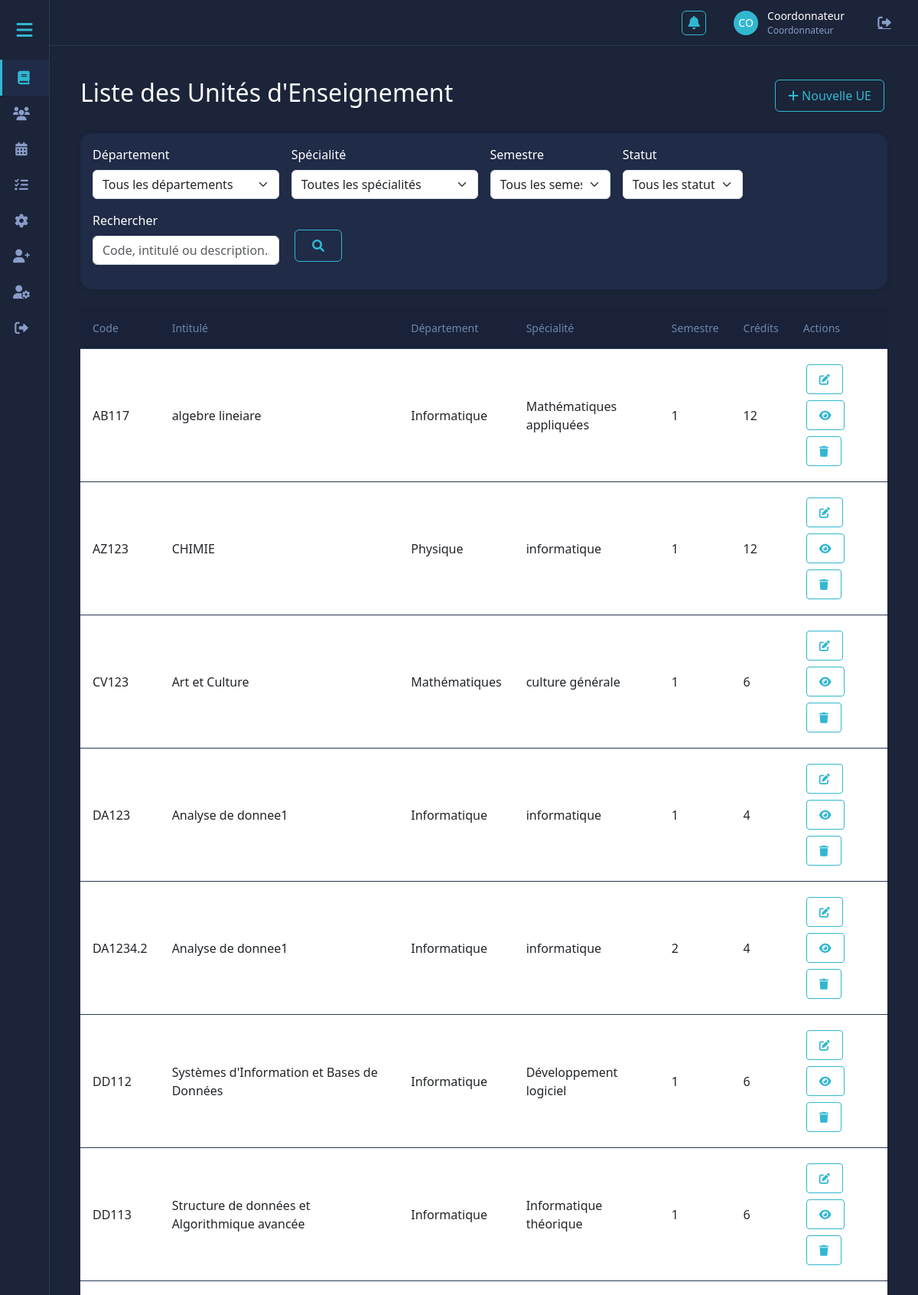
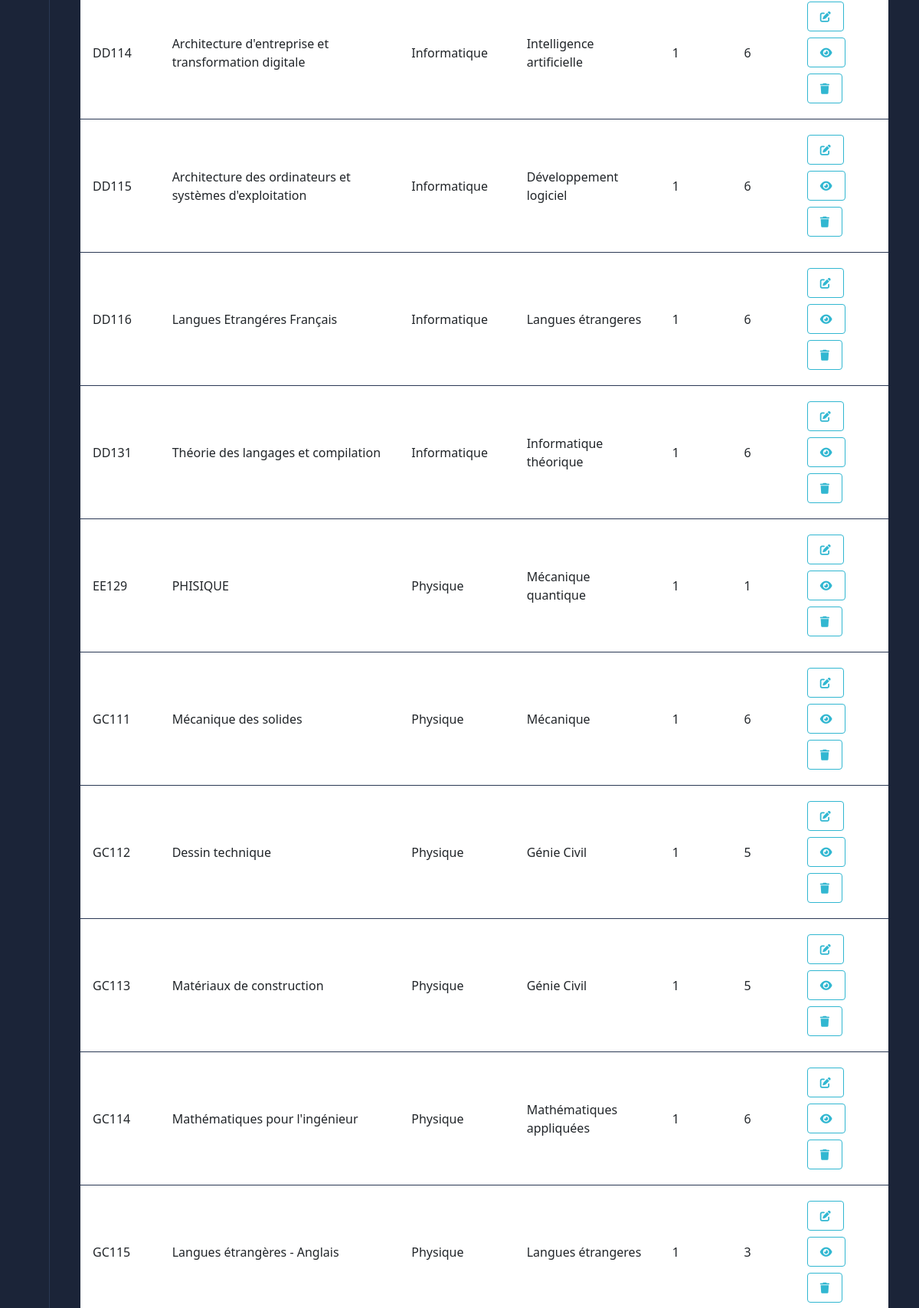
The app's page /web-project2/gestion-module-ue/index.php (upper part) with its own data (2 pictures, top to bottom).
### tables this page shows
CREATE TABLE `unites_enseignement` (
  `id` int(11) NOT NULL,
  `code` varchar(20) NOT NULL,
  `intitule` varchar(100) NOT NULL,
  `description` text DEFAULT NULL,
  `specialite` varchar(50) NOT NULL,
  `id_filiere` int(11) DEFAULT NULL,
  `id_departement` int(11) NOT NULL,
  `semestre` int(11) NOT NULL,
  `volume_horaire_cm` float DEFAULT 0,
  `volume_horaire_td` float DEFAULT 0,
  `volume_horaire_tp` float DEFAULT 0,
  `credits` int(11) NOT NULL,
  `annee_universitaire` varchar(10) NOT NULL,
  `id_responsable` int(11) DEFAULT NULL,
  `statut` enum('disponible','affecte','vacant') DEFAULT 'disponible',
  `date_creation` datetime DEFAULT current_timestamp(),
  `date_modification` datetime DEFAULT current_timestamp() ON UPDATE current_timestamp()
);

CREATE TABLE `departements` (
  `id` int(11) NOT NULL,
  `nom` varchar(100) NOT NULL,
  `description` text DEFAULT NULL,
  `date_creation` timestamp NOT NULL DEFAULT current_timestamp()
);

### web-project2/gestion-module-ue/index.php (the view, shortened to what this page needs)
<?php
require_once 'includes/header.php';
$query = "SELECT DISTINCT ue.*, d.nom as departement_nom, f.nom as filiere_nom
          FROM unites_enseignement ue
          LEFT JOIN departements d ON ue.id_departement = d.id
          LEFT JOIN filieres f ON ue.id_filiere = f.id";
$query .= " ORDER BY ue.code";
$stmt = mysqli_prepare($conn, $query);
mysqli_stmt_execute($stmt);
$result = mysqli_stmt_get_result($stmt);
?>
<div class="container mt-4">
    <div class="d-flex justify-content-between align-items-center mb-4">
        <h2>Liste des Unités d'Enseignement</h2>
        <a href="create.php" class="btn btn-primary">
            <i class="fas fa-plus"></i> Nouvelle UE
        </a>
    </div>
    <div class="card mb-4">
        <div class="card-body">
            <form method="GET" class="row g-3">
                <div class="col-md-3">
                    <label for="departement" class="form-label">Département</label>
                    <select class="form-select" id="departement" name="departement">
                        <option value="">Tous les départements</option>
                    </select>
                </div>
                <div class="col-md-3">
                    <label for="specialite" class="form-label">Spécialité</label>
                    <select class="form-select" id="specialite" name="specialite">
                        <option value="">Toutes les spécialités</option>
                    </select>
                </div>
                <div class="col-md-2">
                    <label for="semestre" class="form-label">Semestre</label>
                    <select class="form-select" id="semestre" name="semestre">
                        <option value="">Tous les semestres</option>
                    </select>
                </div>
                <div class="col-md-2">
                    <label for="statut" class="form-label">Statut</label>
                    <select class="form-select" id="statut" name="statut">
                        <option value="">Tous les statuts</option>
                    </select>
                </div>
                <div class="col-md-3">
                    <label for="search" class="form-label">Rechercher</label>
                    <input type="text" class="form-control" id="search" name="search"
                           value="<?= isset($_GET['search']) ? htmlspecialchars($_GET['search']) : '' ?>"
                           placeholder="Code, intitulé ou description...">
                </div>
                <div class="col-md-1 d-flex align-items-end">
                    <button type="submit" class="btn btn-primary w-100">
                        <i class="fas fa-search"></i>
                    </button>
                </div>
            </form>
        </div>
    </div>
    <div class="table-responsive">
        <table class="table ">
            <thead>
                <tr>
                    <th>Code</th>
                    <th>Intitulé</th>
                    <th>Département</th>
                    <th>Spécialité</th>
                    <th>Semestre</th>
                    <th>Crédits</th>
                    <th>Actions</th>
                </tr>
            </thead>
            <tbody>
                <?php if (mysqli_num_rows($result) > 0): ?>
                    <?php while($ue = mysqli_fetch_assoc($result)): ?>
                        <tr>
                            <td><?= htmlspecialchars($ue['code']) ?></td>
                            <td><?= htmlspecialchars($ue['intitule']) ?></td>
                            <td><?= htmlspecialchars($ue['departement_nom']) ?></td>
                            <td><?= htmlspecialchars($ue['specialite']) ?></td>
                            <td><?= htmlspecialchars($ue['semestre']) ?></td>
                            <td><?= htmlspecialchars($ue['credits']) ?></td>
                            <td>
                                <a href="edit.php?id=<?= $ue['id'] ?>" class="btn btn-sm btn-primary" title="Modifier">
                                    <i class="fas fa-edit"></i>
                                </a>
                                <a href="view.php?id=<?= $ue['id'] ?>" class="btn btn-sm btn-info" title="Voir">
                                    <i class="fas fa-eye"></i>
                                </a>
                                <button type="button" class="btn btn-sm btn-danger" onclick="confirmDelete(<?= $ue['id'] ?>)" title="Supprimer">
                                    <i class="fas fa-trash"></i>
                                </button>
                            </td>
                        </tr>
                    <?php endwhile; ?>
                <?php else: ?>
                    <tr>
                        <td colspan="7" class="text-center">Aucune unité d'enseignement trouvée</td>
                    </tr>
                <?php endif; ?>
            </tbody>
        </table>
    </div>
</div>
<?php
require_once 'includes/footer.php';
?>

### web-project2/gestion-module-ue/includes/header.php (style rules this page uses)
:root { --primary-bg: #1B2438; --secondary-bg: #1F2B47; --accent-color: #31B7D1; --text-color: #FFFFFF; --text-muted: #7086AB; --border-color: #2A3854; --header-bg: var(--secondary-bg); --top-nav-height: 60px; --footer-height: 50px; --sidebar-width-collapsed: 65px; --sidebar-width-expanded: 280px; --spacing-xs: 0.25rem; --spacing-sm: 0.5rem; --spacing-md: 1rem; --spacing-lg: 1.5rem; --spacing-xl: 2rem; --content-padding: var(--spacing-md); --section-margin: var(--spacing-md); --card-padding: var(--spacing-md); --form-spacing: var(--spacing-md); }
* { margin: 0; padding: 0; box-sizing: border-box; }
body { background-color: var(--primary-bg); color: var(--text-color); font-family: system-ui, -apple-system, "Segoe UI", Roboto, sans-serif; min-height: 100vh; display: flex; flex-direction: column; }
.card, .stat-card { background: var(--secondary-bg); color: var(--text-color); border-radius: 1rem; box-shadow: 0 2px 8px rgba(0,0,0,0.08); border: none; }
.row { margin-bottom: var(--spacing-md); }
.mb-4 { margin-bottom: var(--spacing-lg) !important; }
.mt-4 { margin-top: var(--spacing-lg) !important; }
.table { background: var(--secondary-bg); color: var(--text-color); margin-bottom: var(--spacing-lg); }
.btn { padding: var(--spacing-sm) var(--spacing-md); margin: var(--spacing-xs); }
input, select { background: #202a3c; color: var(--text-color); border: 1px solid var(--border-color); }
input::placeholder { color: var(--text-muted); }
.btn, .action-button { background: transparent; color: var(--accent-color); border: 1px solid var(--accent-color); }

### web-project2/gestion-module-ue/index.php (style rules this page uses)
.table { color: var(--text-color); margin-bottom: 0; }
.table thead th { background-color: rgba(0, 0, 0, 0.2); border-bottom: 1px solid var(--border-color); color: var(--text-muted); font-size: 0.875rem; font-weight: 500; padding: 1rem; }
.table tbody td { border-color: var(--border-color); padding: 1rem; vertical-align: middle; }

### records on screen
unites_enseignement: code "AB117", intitule "algebre lineiare", id_departement.nom "Informatique", specialite "Mathématiques appliquées", semestre "1", credits "12"
unites_enseignement: code "AZ123", intitule "CHIMIE", id_departement.nom "Physique", specialite "informatique", semestre "1", credits "12"
unites_enseignement: code "CV123", intitule "Art et Culture", id_departement.nom "Mathématiques", specialite "culture générale", semestre "1", credits "6"
unites_enseignement: code "DA123", intitule "Analyse de donnee1", id_departement.nom "Informatique", specialite "informatique", semestre "1", credits "4"
unites_enseignement: code "DA1234.2", intitule "Analyse de donnee1", id_departement.nom "Informatique", specialite "informatique", semestre "2", credits "4"
unites_enseignement: code "DD112", intitule "Systèmes d'Information et Bases de Données", id_departement.nom "Informatique", specialite "Développement logiciel", semestre "1", credits "6"
unites_enseignement: code "DD113", intitule "Structure de données et Algorithmique avancée", id_departement.nom "Informatique", specialite "Informatique théorique", semestre "1", credits "6"
unites_enseignement: code "DD114", intitule "Architecture d'entreprise et transformation digitale", id_departement.nom "Informatique", specialite "Intelligence artificielle", semestre "1", credits "6"
unites_enseignement: code "DD115", intitule "Architecture des ordinateurs et systèmes d'exploitation", id_departement.nom "Informatique", specialite "Développement logiciel", semestre "1", credits "6"
unites_enseignement: code "DD116", intitule "Langues Etrangéres Français", id_departement.nom "Informatique", specialite "Langues étrangeres", semestre "1", credits "6"
unites_enseignement: code "DD131", intitule "Théorie des langages et compilation", id_departement.nom "Informatique", specialite "Informatique théorique", semestre "1", credits "6"
unites_enseignement: code "EE129", intitule "PHISIQUE", id_departement.nom "Physique", specialite "Mécanique quantique", semestre "1", credits "1"
unites_enseignement: code "GC111", intitule "Mécanique des solides", id_departement.nom "Physique", specialite "Mécanique", semestre "1", credits "6"
unites_enseignement: code "GC112", intitule "Dessin technique", id_departement.nom "Physique", specialite "Génie Civil", semestre "1", credits "5"
unites_enseignement: code "GC113", intitule "Matériaux de construction", id_departement.nom "Physique", specialite "Génie Civil", semestre "1", credits "5"
unites_enseignement: code "GC114", intitule "Mathématiques pour l'ingénieur", id_departement.nom "Physique", specialite "Mathématiques appliquées", semestre "1", credits "6"
unites_enseignement: code "GC115", intitule "Langues étrangères - Anglais", id_departement.nom "Physique", specialite "Langues étrangeres", semestre "1", credits "3"

### other values on screen
substr($user_fullname, 0, 2) "CO"
$user_fullname "Coordonnateur"
